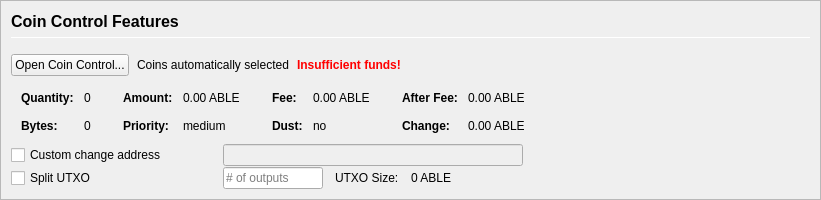
         <widget class="QFrame" name="frameCoinControl">
          <property name="sizePolicy">
           <sizepolicy hsizetype="Expanding" vsizetype="Expanding">
            <horstretch>0</horstretch>
            <verstretch>0</verstretch>
           </sizepolicy>
          </property>
          <property name="maximumSize">
           <size>
            <width>16777215</width>
            <height>16777215</height>
           </size>
          </property>
          <property name="frameShape">
           <enum>QFrame::StyledPanel</enum>
          </property>
          <property name="frameShadow">
           <enum>QFrame::Sunken</enum>
          </property>
          <layout class="QVBoxLayout" name="verticalLayoutCoinControl2">
           <property name="spacing">
            <number>0</number>
           </property>
           <property name="margin">
            <number>0</number>
           </property>
           <item>
            <widget class="QFrame" name="frameCoinControl_BG">
             <layout class="QVBoxLayout" name="verticalLayoutCoinControl" stretch="0,0,0,0,0,0">
              <property name="spacing">
               <number>1</number>
              </property>
              <property name="leftMargin">
               <number>10</number>
              </property>
              <property name="topMargin">
               <number>10</number>
              </property>
              <item>
               <layout class="QHBoxLayout" name="horizontalLayoutCoinControl1">
                <property name="bottomMargin">
                 <number>15</number>
                </property>
                <item>
                 <layout class="QVBoxLayout" name="verticalLayout_3">
                  <property name="spacing">
                   <number>6</number>
                  </property>
                  <item>
                   <widget class="QLabel" name="labelCoinControlFeatures">
                    <property name="sizePolicy">
                     <sizepolicy hsizetype="Preferred" vsizetype="Maximum">
                      <horstretch>0</horstretch>
                      <verstretch>0</verstretch>
                     </sizepolicy>
                    </property>
                    <property name="minimumSize">
                     <size>
                      <width>0</width>
                      <height>20</height>
                     </size>
                    </property>
                    <property name="font">
                     <font>
                      <pointsize>12</pointsize>
                      <weight>75</weight>
                      <bold>true</bold>
                     </font>
                    </property>
                    <property name="styleSheet">
                     <string notr="true">font-weight:bold;</string>
                    </property>
                    <property name="text">
                     <string>Coin Control Features</string>
                    </property>
                   </widget>
                  </item>
                  <item>
                   <widget class="Line" name="line">
                    <property name="minimumSize">
                     <size>
                      <width>0</width>
                      <height>1</height>
                     </size>
                    </property>
                    <property name="maximumSize">
                     <size>
                      <width>16777215</width>
                      <height>1</height>
                     </size>
                    </property>
                    <property name="orientation">
                     <enum>Qt::Horizontal</enum>
                    </property>
                   </widget>
                  </item>
                 </layout>
                </item>
               </layout>
              </item>
              <item>
               <layout class="QHBoxLayout" name="horizontalLayoutCoinControl2" stretch="0,0,0,0">
                <property name="spacing">
                 <number>8</number>
                </property>
                <property name="bottomMargin">
                 <number>10</number>
                </property>
                <item>
                 <widget class="QPushButton" name="pushButtonCoinControl">
                  <property name="styleSheet">
                   <string notr="true"/>
                  </property>
                  <property name="text">
                   <string>Open Coin Control...</string>
                  </property>
                  <property name="autoDefault">
                   <bool>false</bool>
                  </property>
                 </widget>
                </item>
                <item>
                 <widget class="QLabel" name="labelCoinControlAutomaticallySelected">
                  <property name="text">
                   <string>Coins automatically selected</string>
                  </property>
                  <property name="margin">
                   <number>5</number>
                  </property>
                 </widget>
                </item>
                <item>
                 <widget class="QLabel" name="labelCoinControlInsuffFunds">
                  <property name="font">
                   <font>
                    <weight>75</weight>
                    <bold>true</bold>
                   </font>
                  </property>
                  <property name="styleSheet">
                   <string notr="true">color:red;font-weight:bold;</string>
                  </property>
                  <property name="text">
                   <string>Insufficient funds!</string>
                  </property>
                  <property name="margin">
                   <number>5</number>
                  </property>
                 </widget>
                </item>
                <item>
                 <spacer name="horizontalSpacerCoinControl">
                  <property name="orientation">
                   <enum>Qt::Horizontal</enum>
                  </property>
                  <property name="sizeHint" stdset="0">
                   <size>
                    <width>40</width>
                    <height>1</height>
                   </size>
                  </property>
                 </spacer>
                </item>
               </layout>
              </item>
              <item>
               <widget class="QWidget" name="widgetCoinControl" native="true">
                <property name="sizePolicy">
                 <sizepolicy hsizetype="Preferred" vsizetype="Preferred">
                  <horstretch>0</horstretch>
                  <verstretch>0</verstretch>
                 </sizepolicy>
                </property>
                <property name="minimumSize">
                 <size>
                  <width>0</width>
                  <height>0</height>
                 </size>
                </property>
                <property name="styleSheet">
                 <string notr="true"/>
                </property>
                <layout class="QHBoxLayout" name="horizontalLayoutCoinControl5">
                 <property name="margin">
                  <number>0</number>
                 </property>
                 <item>
                  <layout class="QHBoxLayout" name="horizontalLayoutCoinControl3" stretch="0,0,0,1">
                   <property name="spacing">
                    <number>20</number>
                   </property>
                   <property name="topMargin">
                    <number>0</number>
                   </property>
                   <property name="bottomMargin">
                    <number>10</number>
                   </property>
                   <item>
                    <layout class="QFormLayout" name="formLayoutCoinControl1">
                     <property name="horizontalSpacing">
                      <number>10</number>
                     </property>
                     <property name="verticalSpacing">
                      <number>14</number>
                     </property>
                     <property name="leftMargin">
                      <number>10</number>
                     </property>
                     <property name="topMargin">
                      <number>4</number>
                     </property>
                     <property name="rightMargin">
                      <number>6</number>
                     </property>
                     <item row="0" column="0">
                      <widget class="QLabel" name="labelCoinControlQuantityText">
                       <property name="font">
                        <font>
                         <weight>75</weight>
                         <bold>true</bold>
                        </font>
                       </property>
                       <property name="text">
                        <string>Quantity:</string>
                       </property>
                       <property name="margin">
                        <number>0</number>
                       </property>
                      </widget>
                     </item>
                     <item row="0" column="1">
                      <widget class="QLabel" name="labelCoinControlQuantity">
                       <property name="cursor">
                        <cursorShape>IBeamCursor</cursorShape>
                       </property>
                       <property name="contextMenuPolicy">
                        <enum>Qt::ActionsContextMenu</enum>
                       </property>
                       <property name="text">
                        <string notr="true">0</string>
                       </property>
                       <property name="margin">
                        <number>0</number>
                       </property>
                       <property name="textInteractionFlags">
                        <set>Qt::LinksAccessibleByMouse|Qt::TextSelectableByKeyboard|Qt::TextSelectableByMouse</set>
                       </property>
                      </widget>
                     </item>
                     <item row="1" column="0">
                      <widget class="QLabel" name="labelCoinControlBytesText">
                       <property name="font">
                        <font>
                         <weight>75</weight>
                         <bold>true</bold>
                        </font>
                       </property>
                       <property name="text">
                        <string>Bytes:</string>
                       </property>
                      </widget>
                     </item>
                     <item row="1" column="1">
                      <widget class="QLabel" name="labelCoinControlBytes">
                       <property name="cursor">
                        <cursorShape>IBeamCursor</cursorShape>
                       </property>
                       <property name="contextMenuPolicy">
                        <enum>Qt::ActionsContextMenu</enum>
                       </property>
                       <property name="text">
                        <string notr="true">0</string>
                       </property>
                       <property name="textInteractionFlags">
                        <set>Qt::LinksAccessibleByMouse|Qt::TextSelectableByKeyboard|Qt::TextSelectableByMouse</set>
                       </property>
                      </widget>
                     </item>
                    </layout>
                   </item>
                   <item>
                    <layout class="QFormLayout" name="formLayoutCoinControl2">
                     <property name="horizontalSpacing">
                      <number>10</number>
                     </property>
                     <property name="verticalSpacing">
                      <number>14</number>
                     </property>
                     <property name="leftMargin">
                      <number>6</number>
                     </property>
                     <property name="topMargin">
                      <number>4</number>
                     </property>
                     <property name="rightMargin">
                      <number>6</number>
                     </property>
                     <item row="0" column="0">
                      <widget class="QLabel" name="labelCoinControlAmountText">
                       <property name="font">
                        <font>
                         <weight>75</weight>
                         <bold>true</bold>
                        </font>
                       </property>
                       <property name="text">
                        <string>Amount:</string>
                       </property>
                       <property name="margin">
                        <number>0</number>
                       </property>
                      </widget>
                     </item>
                     <item row="0" column="1">
                      <widget class="QLabel" name="labelCoinControlAmount">
                       <property name="cursor">
                        <cursorShape>IBeamCursor</cursorShape>
                       </property>
                       <property name="contextMenuPolicy">
                        <enum>Qt::ActionsContextMenu</enum>
                       </property>
                       <property name="text">
                        <string notr="true">0.00 ABLE</string>
                       </property>
                       <property name="textInteractionFlags">
                        <set>Qt::LinksAccessibleByMouse|Qt::TextSelectableByKeyboard|Qt::TextSelectableByMouse</set>
                       </property>
                      </widget>
                     </item>
                     <item row="1" column="0">
                      <widget class="QLabel" name="labelCoinControlPriorityText">
                       <property name="font">
                        <font>
                         <weight>75</weight>
                         <bold>true</bold>
                        </font>
                       </property>
                       <property name="text">
                        <string>Priority:</string>
                       </property>
                      </widget>
                     </item>
                     <item row="1" column="1">
                      <widget class="QLabel" name="labelCoinControlPriority">
                       <property name="cursor">
                        <cursorShape>IBeamCursor</cursorShape>
                       </property>
                       <property name="contextMenuPolicy">
                        <enum>Qt::ActionsContextMenu</enum>
                       </property>
                       <property name="text">
                        <string>medium</string>
                       </property>
                       <property name="textInteractionFlags">
                        <set>Qt::LinksAccessibleByMouse|Qt::TextSelectableByKeyboard|Qt::TextSelectableByMouse</set>
                       </property>
                      </widget>
                     </item>
                    </layout>
                   </item>
                   <item>
                    <layout class="QFormLayout" name="formLayoutCoinControl3">
                     <property name="horizontalSpacing">
                      <number>10</number>
                     </property>
                     <property name="verticalSpacing">
                      <number>14</number>
                     </property>
                     <property name="leftMargin">
                      <number>6</number>
                     </property>
                     <property name="topMargin">
                      <number>4</number>
                     </property>
                     <property name="rightMargin">
                      <number>6</number>
                     </property>
                     <item row="0" column="0">
                      <widget class="QLabel" name="labelCoinControlFeeText">
                       <property name="font">
                        <font>
                         <weight>75</weight>
                         <bold>true</bold>
                        </font>
                       </property>
                       <property name="text">
                        <string>Fee:</string>
                       </property>
                       <property name="margin">
                        <number>0</number>
                       </property>
                      </widget>
                     </item>
                     <item row="0" column="1">
                      <widget class="QLabel" name="labelCoinControlFee">
                       <property name="cursor">
                        <cursorShape>IBeamCursor</cursorShape>
                       </property>
                       <property name="contextMenuPolicy">
                        <enum>Qt::ActionsContextMenu</enum>
                       </property>
                       <property name="text">
                        <string notr="true">0.00 ABLE</string>
                       </property>
                       <property name="textInteractionFlags">
                        <set>Qt::LinksAccessibleByMouse|Qt::TextSelectableByKeyboard|Qt::TextSelectableByMouse</set>
                       </property>
                      </widget>
                     </item>
                     <item row="1" column="0">
                      <widget class="QLabel" name="labelCoinControlLowOutputText">
                       <property name="font">
                        <font>
                         <weight>75</weight>
                         <bold>true</bold>
                        </font>
                       </property>
                       <property name="text">
                        <string>Dust:</string>
                       </property>
                      </widget>
                     </item>
                     <item row="1" column="1">
                      <widget class="QLabel" name="labelCoinControlLowOutput">
                       <property name="cursor">
                        <cursorShape>IBeamCursor</cursorShape>
                       </property>
                       <property name="contextMenuPolicy">
                        <enum>Qt::ActionsContextMenu</enum>
                       </property>
                       <property name="text">
                        <string>no</string>
                       </property>
                       <property name="textInteractionFlags">
                        <set>Qt::LinksAccessibleByMouse|Qt::TextSelectableByKeyboard|Qt::TextSelectableByMouse</set>
                       </property>
                      </widget>
                     </item>
                    </layout>
                   </item>
                   <item>
                    <layout class="QFormLayout" name="formLayoutCoinControl4">
                     <property name="horizontalSpacing">
                      <number>10</number>
                     </property>
                     <property name="verticalSpacing">
                      <number>14</number>
                     </property>
                     <property name="leftMargin">
                      <number>6</number>
                     </property>
                     <property name="topMargin">
                      <number>4</number>
                     </property>
                     <property name="rightMargin">
                      <number>6</number>
                     </property>
                     <item row="0" column="0">
                      <widget class="QLabel" name="labelCoinControlAfterFeeText">
                       <property name="font">
                        <font>
                         <weight>75</weight>
                         <bold>true</bold>
                        </font>
                       </property>
                       <property name="text">
                        <string>After Fee:</string>
                       </property>
                       <property name="margin">
                        <number>0</number>
                       </property>
                      </widget>
                     </item>
                     <item row="0" column="1">
                      <widget class="QLabel" name="labelCoinControlAfterFee">
                       <property name="cursor">
                        <cursorShape>IBeamCursor</cursorShape>
                       </property>
                       <property name="contextMenuPolicy">
                        <enum>Qt::ActionsContextMenu</enum>
                       </property>
                       <property name="text">
                        <string notr="true">0.00 ABLE</string>
                       </property>
                       <property name="textInteractionFlags">
                        <set>Qt::LinksAccessibleByMouse|Qt::TextSelectableByKeyboard|Qt::TextSelectableByMouse</set>
                       </property>
                      </widget>
                     </item>
                     <item row="1" column="0">
                      <widget class="QLabel" name="labelCoinControlChangeText">
                       <property name="font">
                        <font>
                         <weight>75</weight>
                         <bold>true</bold>
                        </font>
                       </property>
                       <property name="text">
                        <string>Change:</string>
                       </property>
                      </widget>
                     </item>
                     <item row="1" column="1">
                      <widget class="QLabel" name="labelCoinControlChange">
                       <property name="cursor">
                        <cursorShape>IBeamCursor</cursorShape>
                       </property>
                       <property name="contextMenuPolicy">
                        <enum>Qt::ActionsContextMenu</enum>
                       </property>
                       <property name="text">
                        <string notr="true">0.00 ABLE</string>
                       </property>
                       <property name="textInteractionFlags">
                        <set>Qt::LinksAccessibleByMouse|Qt::TextSelectableByKeyboard|Qt::TextSelectableByMouse</set>
                       </property>
                      </widget>
                     </item>
                    </layout>
                   </item>
                  </layout>
                 </item>
                </layout>
               </widget>
              </item>
              <item>
               <layout class="QHBoxLayout" name="horizontalLayoutCoinControl4">
                <property name="spacing">
                 <number>12</number>
                </property>
                <property name="sizeConstraint">
                 <enum>QLayout::SetDefaultConstraint</enum>
                </property>
                <property name="topMargin">
                 <number>0</number>
                </property>
                <property name="rightMargin">
                 <number>0</number>
                </property>
                <item>
                 <widget class="QCheckBox" name="checkBoxCoinControlChange">
                  <property name="sizePolicy">
                   <sizepolicy hsizetype="Preferred" vsizetype="Preferred">
                    <horstretch>0</horstretch>
                    <verstretch>0</verstretch>
                   </sizepolicy>
                  </property>
                  <property name="minimumSize">
                   <size>
                    <width>200</width>
                    <height>0</height>
                   </size>
                  </property>
                  <property name="maximumSize">
                   <size>
                    <width>200</width>
                    <height>16777215</height>
                   </size>
                  </property>
                  <property name="toolTip">
                   <string>If this is activated, but the change address is empty or invalid, change will be sent to a newly generated address.</string>
                  </property>
                  <property name="text">
                   <string>Custom change address</string>
                  </property>
                 </widget>
                </item>
                <item>
                 <widget class="QValidatedLineEdit" name="lineEditCoinControlChange">
                  <property name="enabled">
                   <bool>false</bool>
                  </property>
                  <property name="sizePolicy">
                   <sizepolicy hsizetype="Preferred" vsizetype="Preferred">
                    <horstretch>0</horstretch>
                    <verstretch>0</verstretch>
                   </sizepolicy>
                  </property>
                  <property name="minimumSize">
                   <size>
                    <width>300</width>
                    <height>0</height>
                   </size>
                  </property>
                 </widget>
                </item>
                <item>
                 <widget class="QLabel" name="labelCoinControlChangeLabel">
                  <property name="sizePolicy">
                   <sizepolicy hsizetype="Preferred" vsizetype="Preferred">
                    <horstretch>0</horstretch>
                    <verstretch>0</verstretch>
                   </sizepolicy>
                  </property>
                  <property name="minimumSize">
                   <size>
                    <width>100</width>
                    <height>0</height>
                   </size>
                  </property>
                  <property name="text">
                   <string/>
                  </property>
                  <property name="margin">
                   <number>3</number>
                  </property>
                 </widget>
                </item>
               </layout>
              </item>
              <item>
               <layout class="QHBoxLayout" name="horizontalLayoutCoinControl6">
                <property name="spacing">
                 <number>12</number>
                </property>
                <property name="rightMargin">
                 <number>0</number>
                </property>
                <item>
                 <widget class="QCheckBox" name="splitBlockCheckBox">
                  <property name="sizePolicy">
                   <sizepolicy hsizetype="Preferred" vsizetype="Preferred">
                    <horstretch>0</horstretch>
                    <verstretch>0</verstretch>
                   </sizepolicy>
                  </property>
                  <property name="minimumSize">
                   <size>
                    <width>200</width>
                    <height>0</height>
                   </size>
                  </property>
                  <property name="maximumSize">
                   <size>
                    <width>200</width>
                    <height>16777215</height>
                   </size>
                  </property>
                  <property name="text">
                   <string>Split UTXO</string>
                  </property>
                 </widget>
                </item>
                <item>
                 <widget class="QLineEdit" name="splitBlockLineEdit">
                  <property name="sizePolicy">
                   <sizepolicy hsizetype="Preferred" vsizetype="Preferred">
                    <horstretch>50</horstretch>
                    <verstretch>0</verstretch>
                   </sizepolicy>
                  </property>
                  <property name="minimumSize">
                   <size>
                    <width>100</width>
                    <height>0</height>
                   </size>
                  </property>
                  <property name="maximumSize">
                   <size>
                    <width>100</width>
                    <height>16777215</height>
                   </size>
                  </property>
                  <property name="placeholderText">
                   <string># of outputs</string>
                  </property>
                 </widget>
                </item>
                <item>
                 <widget class="QLabel" name="labelBlockSizeText">
                  <property name="text">
                   <string>UTXO Size:</string>
                  </property>
                 </widget>
                </item>
                <item>
                 <widget class="QLabel" name="labelBlockSize">
                  <property name="text">
                   <string>0 ABLE</string>
                  </property>
                 </widget>
                </item>
                <item>
                 <spacer name="horizontalSpacer_7">
                  <property name="orientation">
                   <enum>Qt::Horizontal</enum>
                  </property>
                  <property name="sizeHint" stdset="0">
                   <size>
                    <width>40</width>
                    <height>20</height>
                   </size>
                  </property>
                 </spacer>
                </item>
               </layout>
              </item>
              <item>
               <spacer name="verticalSpacerCoinControl">
                <property name="orientation">
                 <enum>Qt::Vertical</enum>
                </property>
                <property name="sizeHint" stdset="0">
                 <size>
                  <width>800</width>
                  <height>1</height>
                 </size>
                </property>
               </spacer>
              </item>
             </layout>
            </widget>
           </item>
          </layout>
         </widget>
